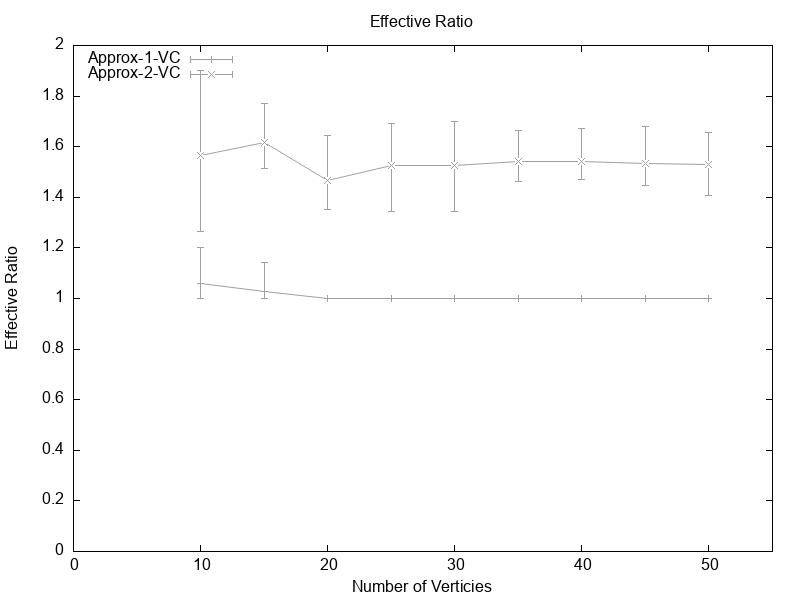

Generate this figure with gnuplot:
set datafile separator ","
set xlabel "Number of Verticies"
set ylabel "Effective Ratio" 
# set ylabel "Effective Ratio" 
set title "Effective Ratio"

# Set the range of the axes
set xrange [0:55]
set yrange [0:*]

# Define the style of the error regions
set style fill solid 0.5 border

# Set key left
set key left

# Plot the data from the CSV file with low and high y values
# plot "data.csv" using 1:2:3:4 with yerrorlines  title "CNF-SAT-VC"
set term png size 800,600
set output "ER.png"

plot 'Effective Ratio.csv' using 1:2:($3):($4) with yerrorlines title "Approx-1-VC" dt 2 lc 0 lt 32, \
     '' using 1:5:($6):($7) with yerrorlines title "Approx-2-VC" dt 3 lc 0 lt 32
